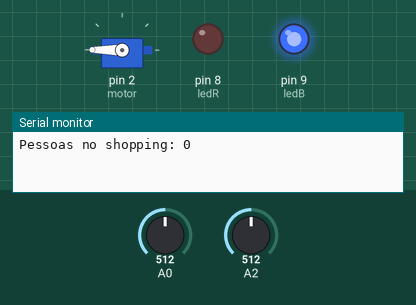
The sketch below on a simulated Arduino Uno, built with avr-gcc and run on an emulated ATmega328P. Parts: servo, output pins drawn as LEDs (lit = HIGH), the last lines printed to the serial monitor. Inputs (shaded band) come from the test bench; at power-on: A2 = 512, A0 = 512.

Above: at 2.4 s.
2.5 s: A2 set to 27
5.1 s: A2 set to 23
At 6.4 s:
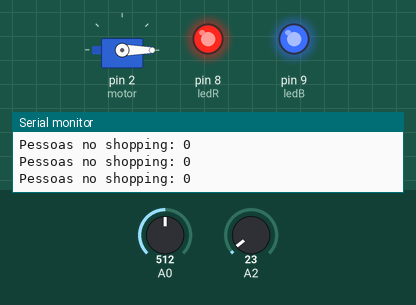
10.5 s: A0 set to 413
14.0 s: A0 set to 390
At 17.1 s:
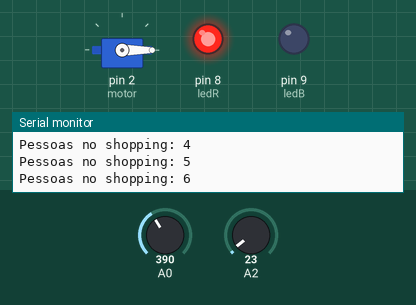
19.4 s: A2 set to 122
At 20.2 s:
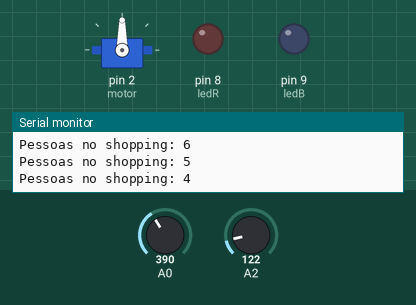
21.6 s: A2 set to 15
At 24.0 s:
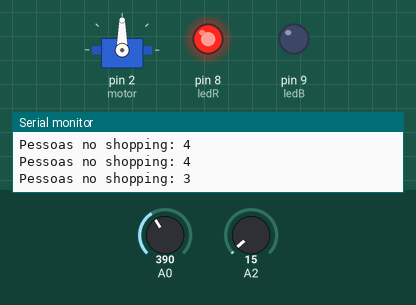
Timing chart, 0 to 28.0 s (numbered marks = the images above; inputs shaded):
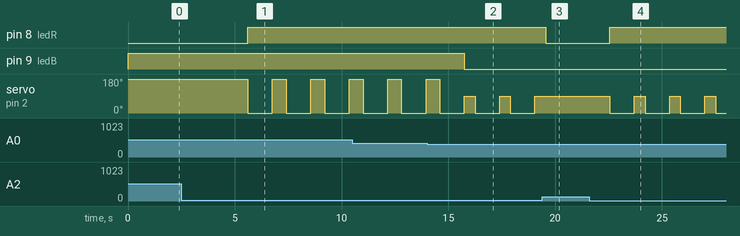

Measured:
- the behaviour switches between 25 and 24 on A2 (found by bisection; images 0 and 1)
- the behaviour switches between 401 and 400 on A0 (found by bisection; images 1 and 2)
- after the input at 5.1 s, pin 8 (ledR): LOW → HIGH after 0.50 s; servo on pin 2 (motor): alternates 180° for 0.65 s and 0° for 1.2 s, starting after 0.50 s
- after the input at 14.0 s, pin 9 (ledB): HIGH → LOW after 1.8 s
- after the input at 19.4 s, pin 8 (ledR): HIGH → LOW after 0.16 s; servo on pin 2 (motor): stays 90° (without the input it goes to 0° after 0.16 s)
- after the input at 21.6 s, pin 8 (ledR): LOW → HIGH after 0.96 s; servo on pin 2 (motor): alternates 90° for 0.50 s and 0° for 1.2 s, starting after 0.96 s

The sketch:

Shopping.ino
```cpp
#include <Servo.h>//Import da library do servo motor

Servo motor; //Declaração do motor

//Declaração de variaveis
int sonar = 2;
int infred = 0;
int inf =0;
int son = 0;
int ledR = 8;
int ledB = 9;
int pessoa = 0;
int entra=0;

void setup() {
  Serial.begin(9600); //Inicialização do Serial
  pinMode(ledR,OUTPUT);
  pinMode(ledB,OUTPUT);
  motor.attach(2); //Dizer onde o motor vai estar ligado
}

void loop() {
  motor.write(90); //Defenir a posição do motor a 90º

  //Codigo para o sensor de infra-vermelhos
  inf = analogRead(A0);
  if (inf > 400)
  {
    motor.write(180);
    digitalWrite(ledB, HIGH);
    entra=1;
    delay(150);
  }
  else
  {
    digitalWrite(ledB, LOW);
  }
  delay (500);

  //Codigo para o sensor do sonar
  son = analogRead(A2);
  if (son < 25)
  {
    motor.write(0);
    digitalWrite(ledR, HIGH);
    if(entra==1)
    {
      pessoa++;
    }
    else
    {
      if(pessoa!=0)
      {
        pessoa--;
      }
    }
    delay(150);
  }
  else
  {
    digitalWrite(ledR, LOW);
  }
  delay (1000);

  Serial.print("Pessoas no shopping: ");
  Serial.println(pessoa);
  entra=0;
}
```
